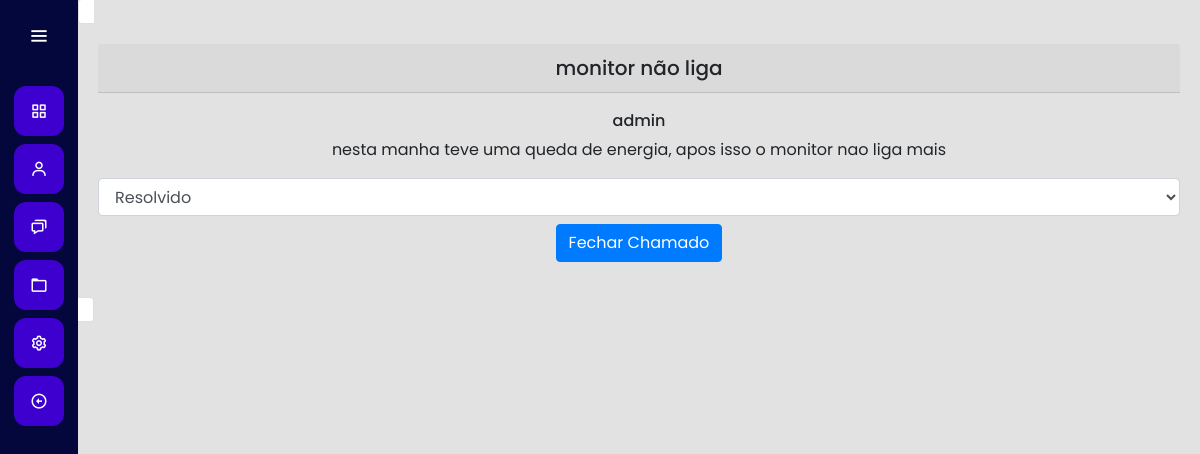
Page /chamados/5 (signed in) on the committed database.
### app/models/chamados.py (models this page shows)
class Chamados(db.Model):
    sequencia_id = db.Column(db.Integer, primary_key = True)
    titulo =  db.Column(db.String(100), nullable=False)
    problema = db.Column(db.String(100), nullable=False)
    nivel = db.Column(db.String(100), nullable=False)
    data_create = db.Column(db.DateTime, default=datetime.utcnow())
    data_closed = db.Column(db.String(100))
    status = db.Column(db.String(20), nullable=False)
    aberto_por = db.Column(db.Integer, db.ForeignKey('usuario.id'))

### app/views/chamados/chamados.py (the view)
@app.route("/chamados/<int:id>")
@login_required
def chamados_id(id):
    query = Chamados.query.filter_by(sequencia_id=id).first()
    return render_template('chamados/chamado.html', result=query)

### app/views/auth/auth.py (called while the page is built)
@login_manager.user_loader
def load_user(user_id):
    return Usuario.query.get(int(user_id))

### app/templates/chamados/chamado.html (shortened to what this page needs)
{% extends "base.html" %}
{% block dashboard %}
<div align="center" class="card col-6 mb-2">
    <div class="card-body mb-2">
      <h5 class="card-header">{{result.titulo}}</h5><br>
      <h6 class="card-subtitle mb-2 text-body-secondary">{{result.aberto_por}}</h6>
      <p class="card-text">{{result.problema}}</p>
      <form action="" method="post">
        <select name="select" class="form-control mb-2">
          <option value="fechado">Resolvido</option>
        </select>
      </form>
      <a href="#" class="card-link"><button class="btn btn-primary mb-2">Fechar Chamado</button></a>
    </div>
</div>
{% endblock %}

### app/static/general/css/base.css (style rules this page uses)
* { margin: 0; padding: 0; box-sizing: border-box; font-family: "Poppins" , sans-serif; }

### app/static/general/css/general.css (style rules this page uses)
:root { --main-color: #3e00ce; --dark-color: #03073b; --light-color: #ffc27f; --contrast-color: #f88863; --differential-color: #ffe29a; }

### app/templates/chamados/chamado.html (style rules this page uses)
.card { display: initial; }

### rows in the picture
Chamados: titulo "monitor não liga", aberto_por "admin", problema "nesta manha teve uma queda de energia, apos isso o monitor nao liga mais"
